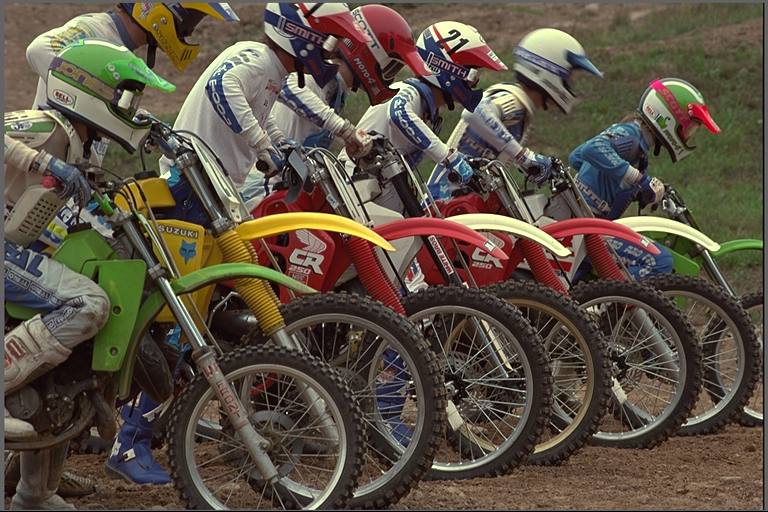
#> input picture images/kodim05.png, 768 x 512 px
$ python Q4-2_test.py
#> lines starting #> are read from the running program, lines starting #| are printed output that depends on the picture
#######################################################
#                                                     #
#                This file is test                    #
#       maybe contains wrong logical operation        #
#                ignore this file                     #
#                                                     #
#######################################################

import cv2
import numpy as np
from os import path
import matplotlib.pyplot as plt

motors = cv2.imread(path.abspath(
    path.join(__file__, "..", "..", "images", "kodim05.png")))
#> motors is the input picture: shape (512, 768, 3); mean B, G, R 67.5, 81, 91.5
motors = cv2.cvtColor(motors, cv2.COLOR_BGR2GRAY)
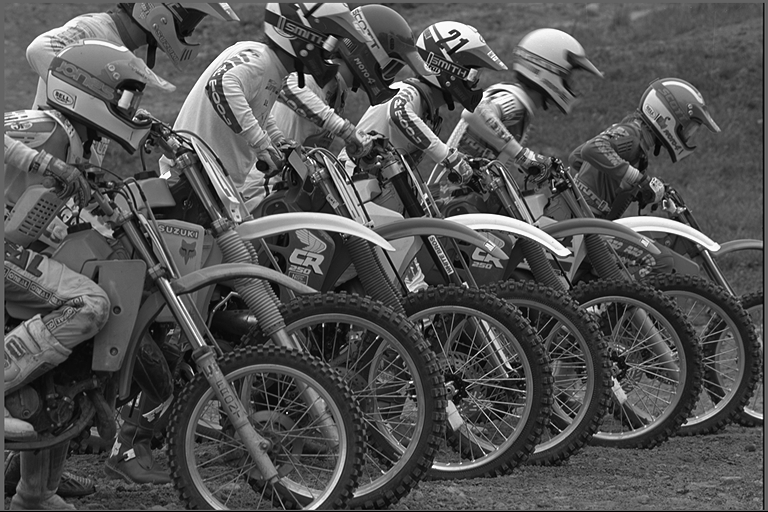
#> motors: shape (512, 768); min 0, max 255, mean 82.6

plt.figure()
plt.imshow(motors, cmap='gray')

sobel_filter_hx = np.array([
    [1, 2, 1],
    [0, 0, 0],
    [-1, -2, -1]])
sobel_filter_hy = np.array([
    [1, 0, -1],
    [2, 0, -2],
    [1, 0, -1]])


def correlation(image, kernel):
    image_width = image.shape[1]
    image_height = image.shape[0]
    kernel_height, kernel_width = kernel.shape

    result = np.zeros(image.shape)

    for c in range(1 if len(image.shape) < 3 else image.shape[2]):
        padding_image = np.zeros((image_height + kernel_height - 1,
                                  image_width + kernel_width - 1))

        if len(image.shape) < 3:
            padding_image[round((kernel_height - 1) / 2):image_height + round((kernel_height - 1) / 2),
                          round((kernel_width - 1) / 2):image_width + round((kernel_width - 1) / 2)] \
                = image[:, :]
        else:
            padding_image[round((kernel_height - 1) / 2):image_height + round((kernel_height - 1) / 2),
                          round((kernel_width - 1) / 2):image_width + round((kernel_width - 1) / 2)] \
                = image[:, :, c]

        for y in range(image_height + round((kernel_height - 1) / 2)):
            for x in range(image_width + round((kernel_width - 1) / 2)):
                sample = padding_image[y:y + kernel_height, x:x + kernel_width]
                if sample.shape != kernel.shape:
                    continue
                if len(image.shape) < 3:
                    result[y, x] = np.sum(sample * kernel)
                else:
                    result[y, x, c] = np.sum(sample * kernel)

    result = result / result.max() * 255

    return result


# correlation(np.array([[1, 1, 1, 1],
#                       [1, 1, 1, 1],
#                       [1, 1, 1, 1]]),
#             np.array([[1, 1, 1],
#                       [1, 1, 1],
#                       [1, 1, 1]]))
motors_sobel_hx = cv2.filter2D(motors, -1, sobel_filter_hx)
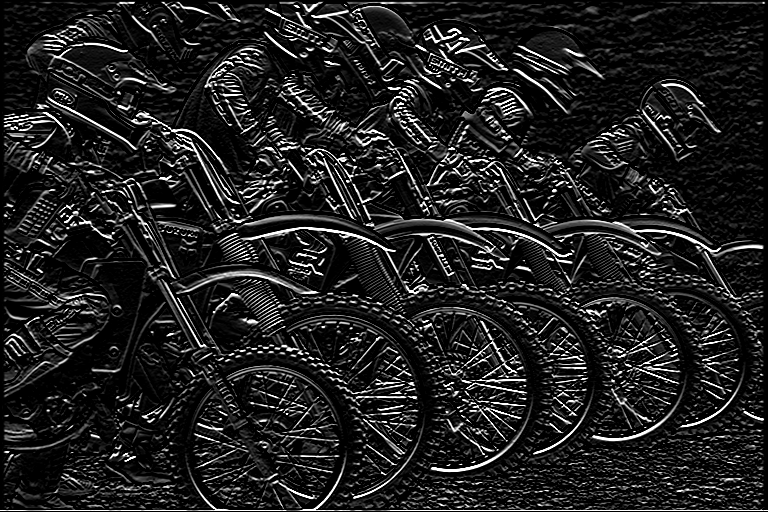
#> motors_sobel_hx: shape (512, 768); min 0, max 255, mean 32.9
motors_sobel_hy = cv2.filter2D(motors, -1, sobel_filter_hy)
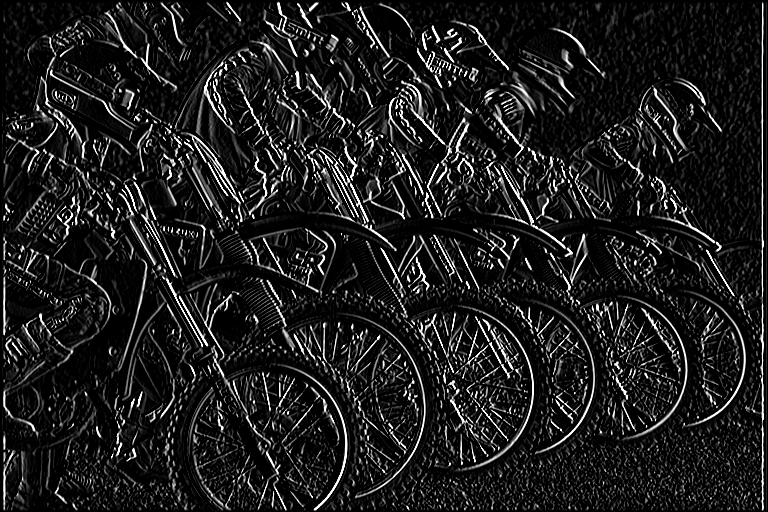
#> motors_sobel_hy: shape (512, 768); min 0, max 255, mean 29.6

plt.figure()
plt.imshow(motors_sobel_hx, cmap='gray')
plt.figure()
plt.imshow(motors_sobel_hy, cmap='gray')

plt.show()

$ run again, with images/mandril.tiff saved as images/kodim05.png
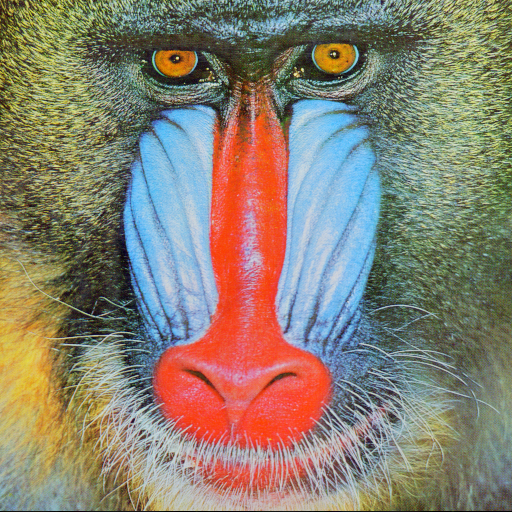
#> input picture images/mandril.tiff, 512 x 512 px
#> motors is the input picture: shape (512, 512, 3); mean B, G, R 113.1, 128.9, 137.4
#> motors: shape (512, 512)
#> `motors_sobel_hx = cv2.filter2D(motors, -1, sobel_filter_hx)`:
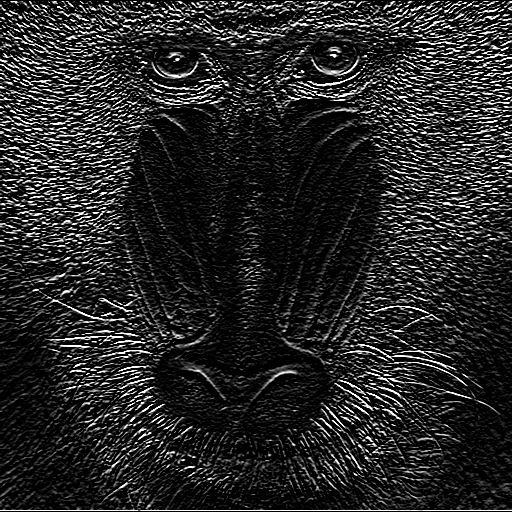
#> motors_sobel_hx: shape (512, 512); min 0, max 255, mean 38.3
#> `motors_sobel_hy = cv2.filter2D(motors, -1, sobel_filter_hy)`:
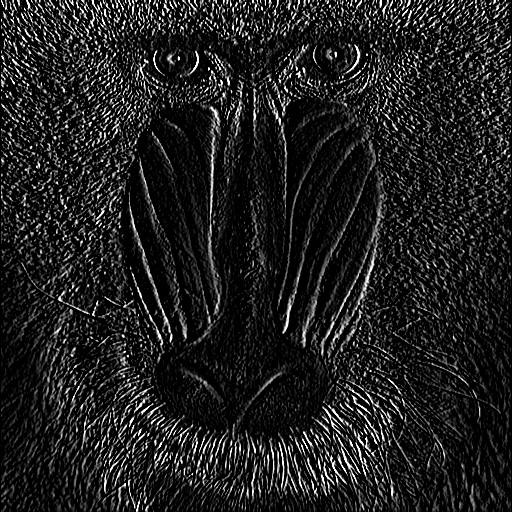
#> motors_sobel_hy: shape (512, 512); min 0, max 255, mean 31.7
